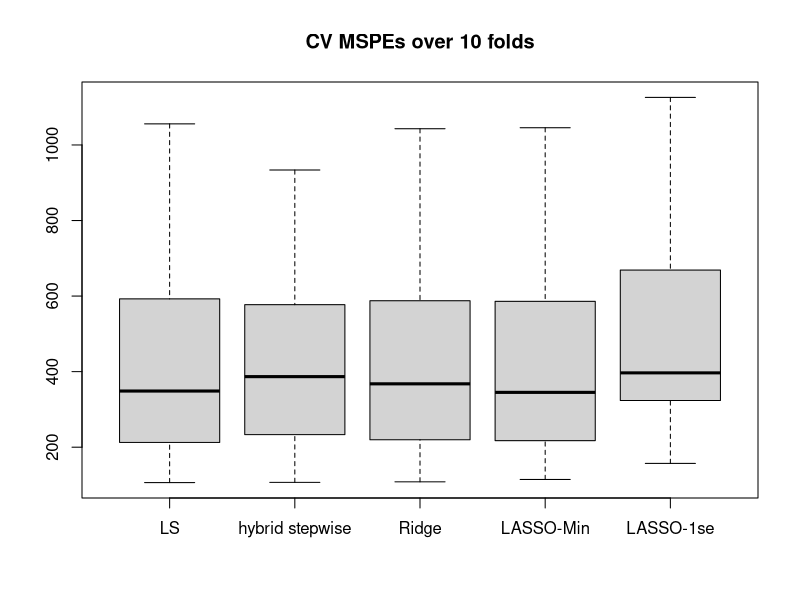
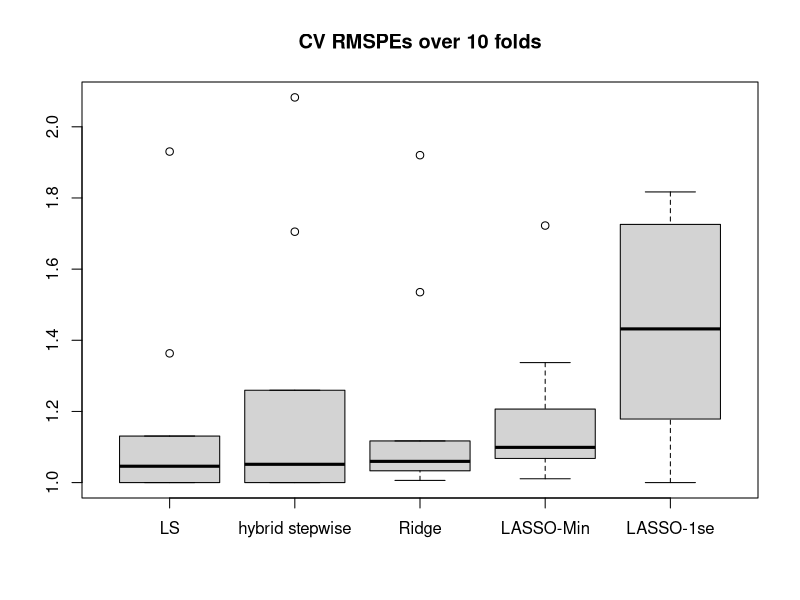
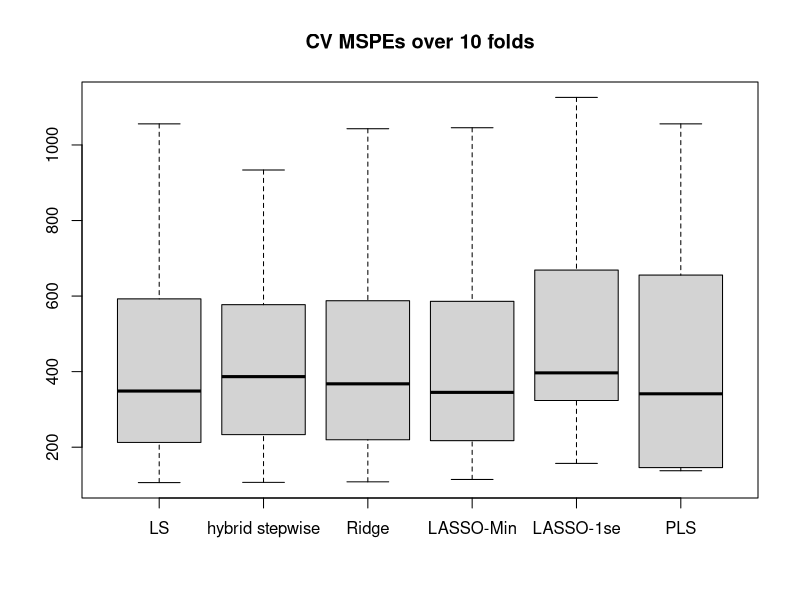
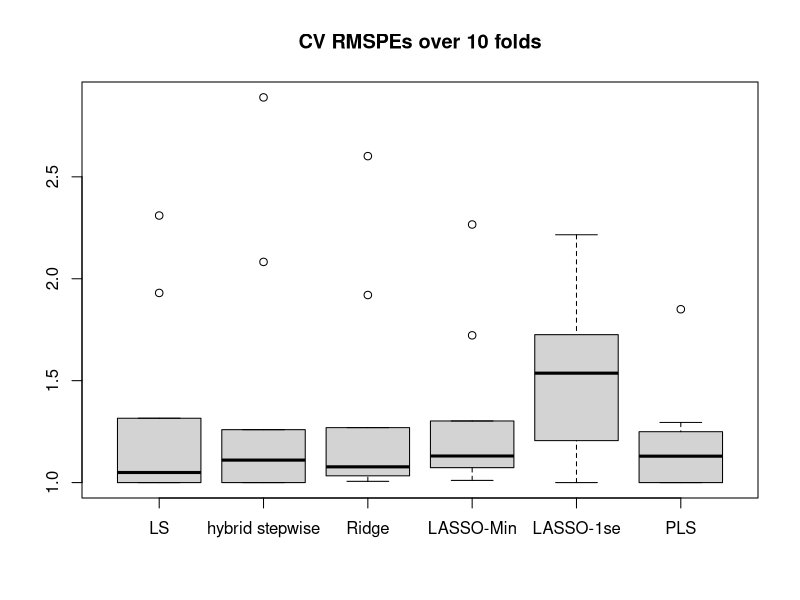
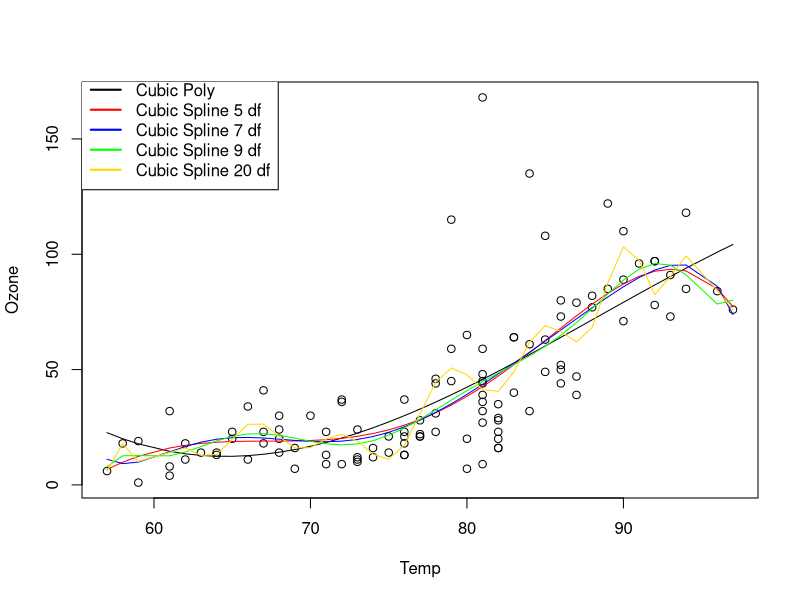

Recreate these plots in R, in order.
## ---- chunk 1
knitr::opts_chunk$set(echo = TRUE)
## ---- chunk 2
AQ <- na.omit(airquality[,1:4])
AQ$TWcp = AQ$Temp*AQ$Wind
AQ$TWrat = AQ$Temp/AQ$Wind
head(AQ)

library(MASS)

###############################################################
# Ridge regression using lm.ridge()
#
#  Running sequence from 0 to 100 by a small increment may be a little expensive
#  but probably covers range.
ridge <- lm.ridge(Ozone ~ ., lambda = seq(0, 100, .05), data = AQ)
select(ridge)
(coef.ri.best <- coef(ridge)[which.min(ridge$GCV), ])
coef.ri.best
## ---- chunk 3
# Compare MSPE to MSPE from lm
mod.lm <- lm(Ozone ~ ., data = AQ)
coef.ls <- coef(mod.lm)

length(which(coef.ls[2:6] - coef.ri.best[2:6] > 0)) /length(coef.ls[2:6]) 
## ---- chunk 4
library(glmnet)

y<- AQ[,1]
x<- as.matrix(AQ[, c(2:6)])

# Fit LASSO by glmnet(y=, x=). Gaussian is default, but other families are available
#  Function produces series of fits for many values of lambda.

lasso <- glmnet(y = y, x = x, family = "gaussian")

# cv.glmnet() uses crossvalidation to estimate optimal lambda

cv.lasso <- cv.glmnet(y = y, x = x, family = "gaussian")
cv.lasso
## ---- chunk 5
coef(cv.lasso, s = cv.lasso$lambda.min)
coef(cv.lasso, s = cv.lasso$lambda.1se)
## ---- chunk 6
  step <- step(
    object = lm(y ~ 1, data = AQ), scope = list(upper = mod.lm), direction = "both",
    k = log(nrow(AQ)), trace = 0)
coef.step <- coef(step)
coef.step
## ---- chunk 7
set.seed(2928893)
### Let's define a function for constructing CV folds
get.folds <- function(n, K) {
  ### Get the appropriate number of fold labels
  n.fold <- ceiling(n / K) # Number of observations per fold (rounded up)
  fold.ids.raw <- rep(1:K, times = n.fold) # Generate extra labels
  fold.ids <- fold.ids.raw[1:n] # Keep only the correct number of labels

  ### Shuffle the fold labels
  folds.rand <- fold.ids[sample.int(n)]

  return(folds.rand)
}

get.MSPE <- function(Y, Y.hat) {
  return(mean((Y - Y.hat)^2))
}

### Number of folds
K <- 10

### Construct folds
n <- nrow(AQ) # Sample size
folds <- get.folds(n, K)

### Create a container for MSPEs. Let's include ordinary least-squares
### regression for reference
all.models <- c("Ridge", "LASSO-Min", "LASSO-1se")
all.MSPEs <- array(0, dim = c(K, length(all.models)))
colnames(all.MSPEs) <- all.models

### Begin cross-validation
for (i in 1:K) {
  ### Split data
  data.train <- AQ[folds != i, ]
  data.valid <- AQ[folds == i, ]
  n.train <- nrow(data.train)

  ### Get response vectors
  Y.train <- data.train$Ozone
  Y.valid <- data.valid$Ozone

  #######################################################################
  ### Let's do ridge regression. This model is fit using the    ###
  ### lm.ridge() function in the MASS package. We will need to make a ###
  ### list of candidate lambda values for the function to choose      ###
  ### from. Prediction also has some extra steps, but we'll discuss   ###
  ### that when we get there.                                         ###
  #######################################################################

  ### Make a list of lambda values. The lm.ridge() function will
  ### then choose the best value from this list. Use the seq()
  ### function to create an equally-spaced list.
  lambda.vals <- seq(from = 0, to = 100, by = 0.05)

  ### Use the lm.ridge() function to fit a ridge regression model. The
  ### syntax is almost identical to the lm() function, we just need
  ### to set lambda equal to our list of candidate values.
  fit.ridge <- lm.ridge(Ozone ~ .,
    lambda = lambda.vals,
    data = data.train
  )

  ### To get predictions, we need to evaluate the fitted regression
  ### equation directly (sadly, no predict() function to do this for us).
  ### You could do this using a for loop if you prefer, but there is
  ### a shortcut which uses matrix-vector multiplication. The syntax
  ### for this multiplication method is much shorter.

  ### Get best lambda value and its index
  ### Note: Best is chosen according to smallest GCV value. We can
  ###       get GCV from a ridge regression object using $GCV
  ind.min.GCV <- which.min(fit.ridge$GCV)
  lambda.min <- lambda.vals[ind.min.GCV]

  ### Get coefficients corresponding to best lambda value
  ### We can get the coefficients for every value of lambda using
  ### the coef() function on a ridge regression object
  all.coefs.ridge <- coef(fit.ridge)
  coef.min <- all.coefs.ridge[ind.min.GCV, ]

  ### We will multiply the dataset by this coefficients vector, but
  ### we need to add a column to our dataset for the intercept and
  ### create indicators for our categorical predictors. A simple
  ### way to do this is using the model.matrix() function from last
  ### week.
  matrix.valid.ridge <- model.matrix(Ozone ~ ., data = data.valid)

  ### Now we can multiply the data by our coefficient vector. The
  ### syntax in R for matrix-vector multiplication is %*%. Note that,
  ### for this type of multiplication, order matters. That is,
  ### A %*% B != B %*% A. Make sure you do data %*% coefficients.
  ### For more information, see me in a Q&A session or, better still,
  ### take a course on linear algebra (it's really neat stuff)
  pred.ridge <- matrix.valid.ridge %*% coef.min

  ### Now we just need to calculate the MSPE and store it
  MSPE.ridge <- get.MSPE(Y.valid, pred.ridge)
  all.MSPEs[i, "Ridge"] <- MSPE.ridge


  #######################################################################
  ### Now we can do the LASSO. This model is fit using the glmnet()   ###
  ### or cv.glmnet() functions in the glmnet package. LASSO also has  ###
  ### a tuning parameter, lambda, which we have to choose.            ###
  ### Fortunately, the cv.glmnet() function does CV internally, and   ###
  ### lets us automatically find the 'best' value of lambda.          ###
  #######################################################################

  ### The cv.glmnet() function has different syntax from what we're
  ### used to. Here, we have to provide a matrix with all of our
  ### predictors, and a vector of our response. LASSO handles
  ### the intercept differently, so we want to make sure our data
  ### matrix does not include an intercept (then let cv.glmnet() add
  ### an intercept later). Unfortunately, the model.matrix() function
  ### gets confused if we ask it to construct indicators for our
  ### categorical predictors without also including an intercept.
  ### A simple way to fix this is to create the data matrix with an
  ### intercept, then delete the intercept.
  matrix.train.raw <- model.matrix(Ozone ~ ., data = data.train)
  matrix.train <- matrix.train.raw[, -1]

  ### The cv.glmnet() function creates a list of lambda values, then
  ### does CV internally to choose the 'best' one. 'Best' can refer to
  ### either the value of lambda which gives the smallest CV-MSPE
  ### (called the min rule), or the value of lambda which gives the
  ### simplest model that gives CV-MSPE close to the minimum (called
  ### the 1se rule). The cv.glmnet() function gets both of these
  ### lambda values.
  all.LASSOs <- cv.glmnet(x = matrix.train, y = Y.train)

  ### Get both 'best' lambda values using $lambda.min and $lambda.1se
  lambda.min <- all.LASSOs$lambda.min
  lambda.1se <- all.LASSOs$lambda.1se

  ### cv.glmnet() has a predict() function (yay!). This predict function
  ### also does other things, like get the coefficients, or tell us
  ### which predictors get non-zero coefficients. We are also able
  ### to specify the value of lambda for which we want our output
  ### (remember that, with ridge, we got a matrix of coefficients and
  ### had to choose the row matching our lambda). Strangely, the name
  ### of the input where we specify our value of lambda is s.

  ### Get the coefficients for our two 'best' LASSO models
  coef.LASSO.min <- predict(all.LASSOs, s = lambda.min, type = "coef")
  coef.LASSO.1se <- predict(all.LASSOs, s = lambda.1se, type = "coef")

  ### Get which predictors are included in our models (i.e. which
  ### predictors have non-zero coefficients)
  included.LASSO.min <- predict(all.LASSOs,
    s = lambda.min,
    type = "nonzero"
  )
  included.LASSO.1se <- predict(all.LASSOs,
    s = lambda.1se,
    type = "nonzero"
  )

  ### Get predictions from both models on the validation fold. First,
  ### we need to create a predictor matrix from the validation set.
  ### Remember to include the intercept in model.matrix(), then delete
  ### it in the next step.
  matrix.valid.LASSO.raw <- model.matrix(Ozone ~ ., data = data.valid)
  matrix.valid.LASSO <- matrix.valid.LASSO.raw[, -1]
  pred.LASSO.min <- predict(all.LASSOs,
    newx = matrix.valid.LASSO,
    s = lambda.min, type = "response"
  )
  pred.LASSO.1se <- predict(all.LASSOs,
    newx = matrix.valid.LASSO,
    s = lambda.1se, type = "response"
  )

  ### Calculate MSPEs and store them
  MSPE.LASSO.min <- get.MSPE(Y.valid, pred.LASSO.min)
  all.MSPEs[i, "LASSO-Min"] <- MSPE.LASSO.min

  MSPE.LASSO.1se <- get.MSPE(Y.valid, pred.LASSO.1se)
  all.MSPEs[i, "LASSO-1se"] <- MSPE.LASSO.1se
}

all.MSPEs
avg.MSPEs = colMeans(all.MSPEs)
avg.MSPEs

## ---- chunk 8
library(stringr)

all.MSPEs.LS.step <- array(0, dim = c(K, 2))
colnames(all.MSPEs.LS.step) <- c("LS", "hybrid stepwise")

coefs.sw <- matrix(NA, nrow = K, ncol = 11)

for (i in 1:K) {
  ### Split data
  data.train <- AQ[folds != i, ]
  data.valid <- AQ[folds == i, ]
  n.train <- nrow(data.train)

  ### Get response vectors
  Y.train <- data.train$Ozone
  Y.valid <- data.valid$Ozone

  ###################################################################
  ### First, let's quickly do LS so we have a reference point for ###
  ### how well the other models do.                               ###
  ###################################################################

  fit.ls <- lm(Ozone ~ ., data = data.train)
  pred.ls <- predict(fit.ls, newdata = data.valid)
  MSPE.ls <- get.MSPE(Y.valid, pred.ls)
  all.MSPEs.LS.step[i, "LS"] <- MSPE.ls
  
  step <- step(
    object = lm(Ozone ~ 1, data = data.train), scope = list(upper = fit.ls), direction = "both",
    k = log(nrow(data.train)), trace = 0)
  pred.sw <- predict(step, as.data.frame(data.valid))
  MSPE.sw <- get.MSPE(Y.valid, pred.sw)
  all.MSPEs.LS.step[i, "hybrid stepwise"] <- MSPE.sw
}

all.MSPEs.all = cbind(all.MSPEs.LS.step, all.MSPEs)
boxplot(all.MSPEs.all, main = paste0("CV MSPEs over ", K, " folds"))
## ---- chunk 9
all.RMSPEs <- apply(all.MSPEs.all, 1, function(W) {
  best <- min(W)
  return(W / best)
})
all.RMSPEs <- t(all.RMSPEs)
boxplot(all.RMSPEs, main = paste0("CV RMSPEs over ", K, " folds"))
## ---- chunk 10
library(pls)

all.MSPEs.pls <- array(0, dim = c(K, 1))
colnames(all.MSPEs.pls) <- c("PLS")

n_comps = array(0, dim = c(K,1))

for (i in 1:K) {
  ### Split data
  data.train <- AQ[folds != i, ]
  data.valid <- AQ[folds == i, ]
  n.train <- nrow(data.train)

  ### Get response vectors
  Y.train <- data.train$Ozone
  Y.valid <- data.valid$Ozone

  ### Now, let's do PLS using the plsr() function. The syntax is
  ### very similar to lm(). If we set validation = "CV", the plsr()
  ### function will do its own internal CV, and give MSPEs for each
  ### number of components. We can then use this to choose how many
  ### componenets to keep when doing prediction on the validation
  ### fold. We can use an optional input called segments to specify
  ### how many folds we want plsr() to use for its internal CV
  ### (default is 10).
  fit_pls <- plsr(Ozone ~ .,
    data = data.train, validation = "CV")

  ### Investigate the fitted PLS model. Comment out the next two
  ### lines when running a CV loop

  ### The summary function gives us lots of information about how
  ### errors change as we increase the number of components
  # summary(fit.pls)

  ### The validationplot() function shows how MSPE from the internal
  ### CV of plsr() changes with the number of included components.
  # validationplot(fit.pls)

  ### Get the best model from PLS. To do this, we need to find the model
  ### that minimizes MSPE for the plsr() function's internal CV. It
  ### takes a few steps, but all the information we need is contained
  ### in the output of plsr().
  CV_pls <- fit_pls$validation
  pls_comps <- CV_pls$PRESS
  n_comps[i] <- which.min(pls_comps)

  ### Get predictions and calculate MSPE on the validation fold
  ### Set ncomps equal to the optimal number of components
  pred.pls <- predict(fit_pls, data.valid, ncomp = n_comps[i])
  MSPE.pls <- get.MSPE(Y.valid, pred.pls)
  all.MSPEs.pls[i, "PLS"] <- MSPE.pls
}

n_comps
all.MSPEs.pls
mean(all.MSPEs.pls)
## ---- chunk 11
boxplot(cbind(all.MSPEs.all, all.MSPEs.pls), main = paste0("CV MSPEs over ", K, " folds"))
## ---- chunk 12
all.RMSPEs.all <- apply(cbind(all.MSPEs.all, all.MSPEs.pls), 1, function(W) {
  best <- min(W)
  return(W / best)
})
all.RMSPEs.all <- t(all.RMSPEs.all)
boxplot(all.RMSPEs.all, main = paste0("CV RMSPEs over ", K, " folds"))
## ---- chunk 13
### Fit polynomial regression models
fit.poly.3 <- lm(Ozone ~ poly(Temp, degree = 3), data = AQ)

### Fit basis splines
library(splines)

fit.basis.5 <- lm(Ozone ~ bs(Temp, degree = 5), data = AQ)
fit.basis.7 <- lm(Ozone ~ bs(Temp, degree = 7), data = AQ)
fit.basis.9 <- lm(Ozone ~ bs(Temp, degree = 9), data = AQ)
fit.basis.20 <- lm(Ozone ~ bs(Temp, degree = 20), data = AQ)

### Predicting
Temp.sort <- data.frame(Temp = sort(AQ$Temp))
pred.poly.3 <- predict(fit.poly.3, Temp.sort)
pred.basis.5 <- predict(fit.basis.5, Temp.sort)
pred.basis.7 <- predict(fit.basis.7, Temp.sort)
pred.basis.9 <- predict(fit.basis.9, Temp.sort)
pred.basis.20 <- predict(fit.basis.20, Temp.sort)

### Plots
with(AQ, plot(Temp, Ozone))
lines(Temp.sort$Temp, pred.poly.3)
lines(Temp.sort$Temp, pred.basis.5, col = 'red')
lines(Temp.sort$Temp, pred.basis.7, col = 'blue')
lines(Temp.sort$Temp, pred.basis.9, col = 'green')
lines(Temp.sort$Temp, pred.basis.20, col = 'gold')
legend(x = 55, y = 180, legend = c(
    "Cubic Poly", "Cubic Spline 5 df",
    "Cubic Spline 7 df", "Cubic Spline 9 df", "Cubic Spline 20 df"
  ),
  lty = "solid", col = c('black', 'red', 'blue', 'green', 'gold'), lwd = 2
)
